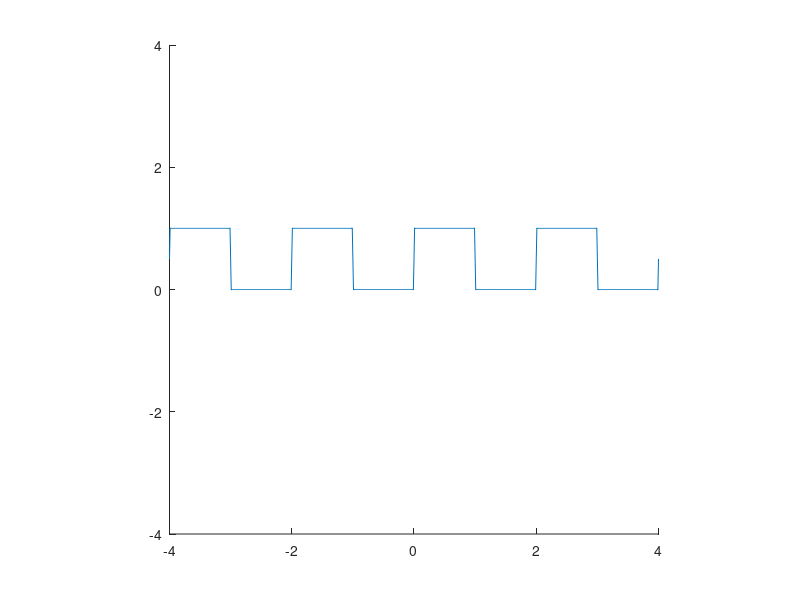

Write the MATLAB code that produced this figure.
clear

A = 1;
T0 = 2;
w0 = 2*pi/T0;
c0 = A/2;
t = -4:0.01:4; 
N = 1111;

S = c0*ones(size(t));
for n = -N:2:N,
  cn = (A/2)*(exp(-i*(n/2)*pi)*sinc(n/2));
  S = S + real(cn*exp(i*n*w0*t));
end

hold;
plot(t,S);
axis('equal',[-4,4,-4,4])